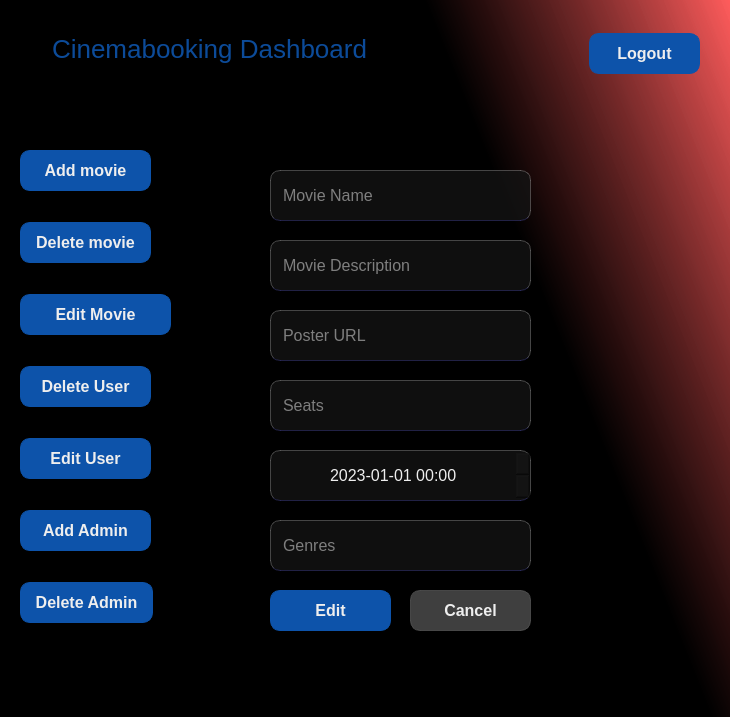
<?xml version="1.0" encoding="UTF-8"?>
<ui version="4.0">
 <class>edit_movie</class>
 <widget class="QWidget" name="edit_movie">
  <property name="geometry">
   <rect>
    <x>0</x>
    <y>0</y>
    <width>730</width>
    <height>717</height>
   </rect>
  </property>
  <property name="windowTitle">
   <string>Form</string>
  </property>
  <property name="styleSheet">
   <string notr="true">QWidget {
	color: #EEE;
	background-color: #111;
}

#edit_movie {
	background-color: qlineargradient(spread:pad, x1:0.637, y1:0.142364, x2:1, y2:0, stop:0 rgba(0, 0, 0, 255), stop:1 rgba(255, 86, 86, 207));
}

#title {
	background-color: transparent;
	font-size: 26px;
	color: rgba(13, 83, 170, 0.9);
}

#error {
	background-color: transparent;
	color: rgba(255, 0, 0, 0.8);
}

QLabel {
	font-size: 20px;
}

QLineEdit, QDateTimeEdit {
	border-radius: 10px;
	background-color: rgba(20, 20, 20, 0.75);
	padding: 5px 10px;
	border:  1px solid rgba(255, 255, 255, 0.25);
	border-bottom-color: rgba(110, 110, 255, 0.25);
	font-size: 16px;
}
QLineEdit:focus {
	border-bottom-color: #0d53aa;
}

QPushButton {
	border-radius: 10px;
	padding: 5px 10px;
	border: 1px solid #0d53aa ;
	background-color: #0d53aa; 
	font-weight: 900;
	font-size: 16px;
}
QPushButton:hover {
	background-color: red; 
	border-color: red;
}

#cancel_btn {
	border-color: rgba(84, 84, 84, 0.75);
	background-color: rgba(84, 84, 84, 0.75);
}
</string>
  </property>
  <widget class="QPushButton" name="addMovie_page">
   <property name="geometry">
    <rect>
     <x>20</x>
     <y>150</y>
     <width>131</width>
     <height>41</height>
    </rect>
   </property>
   <property name="styleSheet">
    <string notr="true">padding: 10px;</string>
   </property>
   <property name="text">
    <string>Add movie</string>
   </property>
  </widget>
  <widget class="QPushButton" name="editMovie_page">
   <property name="geometry">
    <rect>
     <x>20</x>
     <y>294</y>
     <width>151</width>
     <height>41</height>
    </rect>
   </property>
   <property name="styleSheet">
    <string notr="true">padding: 10px;</string>
   </property>
   <property name="text">
    <string>Edit Movie</string>
   </property>
  </widget>
  <widget class="QLabel" name="title">
   <property name="geometry">
    <rect>
     <x>39</x>
     <y>23</y>
     <width>341</width>
     <height>51</height>
    </rect>
   </property>
   <property name="text">
    <string>Cinemabooking Dashboard</string>
   </property>
   <property name="alignment">
    <set>Qt::AlignCenter</set>
   </property>
  </widget>
  <widget class="QPushButton" name="logout_btn">
   <property name="geometry">
    <rect>
     <x>589</x>
     <y>33</y>
     <width>111</width>
     <height>41</height>
    </rect>
   </property>
   <property name="text">
    <string>Logout</string>
   </property>
  </widget>
  <widget class="QPushButton" name="addAdmin_page">
   <property name="geometry">
    <rect>
     <x>20</x>
     <y>510</y>
     <width>131</width>
     <height>41</height>
    </rect>
   </property>
   <property name="styleSheet">
    <string notr="true">padding: 10px;</string>
   </property>
   <property name="text">
    <string>Add Admin</string>
   </property>
  </widget>
  <widget class="QPushButton" name="deleteMovie_btn">
   <property name="geometry">
    <rect>
     <x>20</x>
     <y>222</y>
     <width>131</width>
     <height>41</height>
    </rect>
   </property>
   <property name="styleSheet">
    <string notr="true">padding: 10px;</string>
   </property>
   <property name="text">
    <string>Delete movie</string>
   </property>
  </widget>
  <widget class="QPushButton" name="editUser_page">
   <property name="geometry">
    <rect>
     <x>20</x>
     <y>438</y>
     <width>131</width>
     <height>41</height>
    </rect>
   </property>
   <property name="styleSheet">
    <string notr="true">padding: 10px;</string>
   </property>
   <property name="text">
    <string>Edit User</string>
   </property>
  </widget>
  <widget class="QPushButton" name="deleteUser_page">
   <property name="geometry">
    <rect>
     <x>20</x>
     <y>366</y>
     <width>131</width>
     <height>41</height>
    </rect>
   </property>
   <property name="styleSheet">
    <string notr="true">padding: 10px;</string>
   </property>
   <property name="text">
    <string>Delete User</string>
   </property>
  </widget>
  <widget class="QPushButton" name="deleteAdmin_page">
   <property name="geometry">
    <rect>
     <x>20</x>
     <y>582</y>
     <width>133</width>
     <height>41</height>
    </rect>
   </property>
   <property name="styleSheet">
    <string notr="true">padding: 10px;</string>
   </property>
   <property name="text">
    <string>Delete Admin</string>
   </property>
  </widget>
  <widget class="QLabel" name="error">
   <property name="geometry">
    <rect>
     <x>270</x>
     <y>110</y>
     <width>261</width>
     <height>31</height>
    </rect>
   </property>
   <property name="text">
    <string/>
   </property>
   <property name="alignment">
    <set>Qt::AlignCenter</set>
   </property>
  </widget>
  <widget class="QLineEdit" name="posterURL">
   <property name="geometry">
    <rect>
     <x>270</x>
     <y>310</y>
     <width>261</width>
     <height>51</height>
    </rect>
   </property>
   <property name="text">
    <string/>
   </property>
   <property name="placeholderText">
    <string>Poster URL</string>
   </property>
  </widget>
  <widget class="QDateTimeEdit" name="showDate">
   <property name="geometry">
    <rect>
     <x>270</x>
     <y>450</y>
     <width>261</width>
     <height>51</height>
    </rect>
   </property>
   <property name="alignment">
    <set>Qt::AlignCenter</set>
   </property>
   <property name="dateTime">
    <datetime>
     <hour>0</hour>
     <minute>0</minute>
     <second>0</second>
     <year>2023</year>
     <month>1</month>
     <day>1</day>
    </datetime>
   </property>
   <property name="maximumDateTime">
    <datetime>
     <hour>23</hour>
     <minute>59</minute>
     <second>59</second>
     <year>2100</year>
     <month>12</month>
     <day>31</day>
    </datetime>
   </property>
   <property name="minimumDateTime">
    <datetime>
     <hour>0</hour>
     <minute>0</minute>
     <second>0</second>
     <year>2023</year>
     <month>1</month>
     <day>1</day>
    </datetime>
   </property>
   <property name="displayFormat">
    <string>yyyy-MM-dd HH:mm</string>
   </property>
  </widget>
  <widget class="QPushButton" name="edit_btn">
   <property name="geometry">
    <rect>
     <x>270</x>
     <y>590</y>
     <width>121</width>
     <height>41</height>
    </rect>
   </property>
   <property name="text">
    <string>Edit</string>
   </property>
  </widget>
  <widget class="QPushButton" name="cancel_btn">
   <property name="geometry">
    <rect>
     <x>410</x>
     <y>590</y>
     <width>121</width>
     <height>41</height>
    </rect>
   </property>
   <property name="text">
    <string>Cancel</string>
   </property>
  </widget>
  <widget class="QLineEdit" name="seats">
   <property name="geometry">
    <rect>
     <x>270</x>
     <y>380</y>
     <width>261</width>
     <height>51</height>
    </rect>
   </property>
   <property name="text">
    <string/>
   </property>
   <property name="placeholderText">
    <string>Seats</string>
   </property>
  </widget>
  <widget class="QLineEdit" name="description">
   <property name="geometry">
    <rect>
     <x>270</x>
     <y>240</y>
     <width>261</width>
     <height>51</height>
    </rect>
   </property>
   <property name="placeholderText">
    <string>Movie Description</string>
   </property>
  </widget>
  <widget class="QLineEdit" name="name">
   <property name="geometry">
    <rect>
     <x>270</x>
     <y>170</y>
     <width>261</width>
     <height>51</height>
    </rect>
   </property>
   <property name="placeholderText">
    <string>Movie Name</string>
   </property>
  </widget>
  <widget class="QLineEdit" name="genres">
   <property name="geometry">
    <rect>
     <x>270</x>
     <y>520</y>
     <width>261</width>
     <height>51</height>
    </rect>
   </property>
   <property name="text">
    <string/>
   </property>
   <property name="placeholderText">
    <string>Genres</string>
   </property>
  </widget>
 </widget>
 <tabstops>
  <tabstop>name</tabstop>
  <tabstop>description</tabstop>
  <tabstop>posterURL</tabstop>
  <tabstop>seats</tabstop>
  <tabstop>showDate</tabstop>
  <tabstop>genres</tabstop>
  <tabstop>edit_btn</tabstop>
  <tabstop>cancel_btn</tabstop>
  <tabstop>logout_btn</tabstop>
  <tabstop>addMovie_page</tabstop>
  <tabstop>deleteMovie_btn</tabstop>
  <tabstop>editMovie_page</tabstop>
  <tabstop>deleteUser_page</tabstop>
  <tabstop>editUser_page</tabstop>
  <tabstop>addAdmin_page</tabstop>
  <tabstop>deleteAdmin_page</tabstop>
 </tabstops>
 <resources/>
 <connections/>
</ui>
